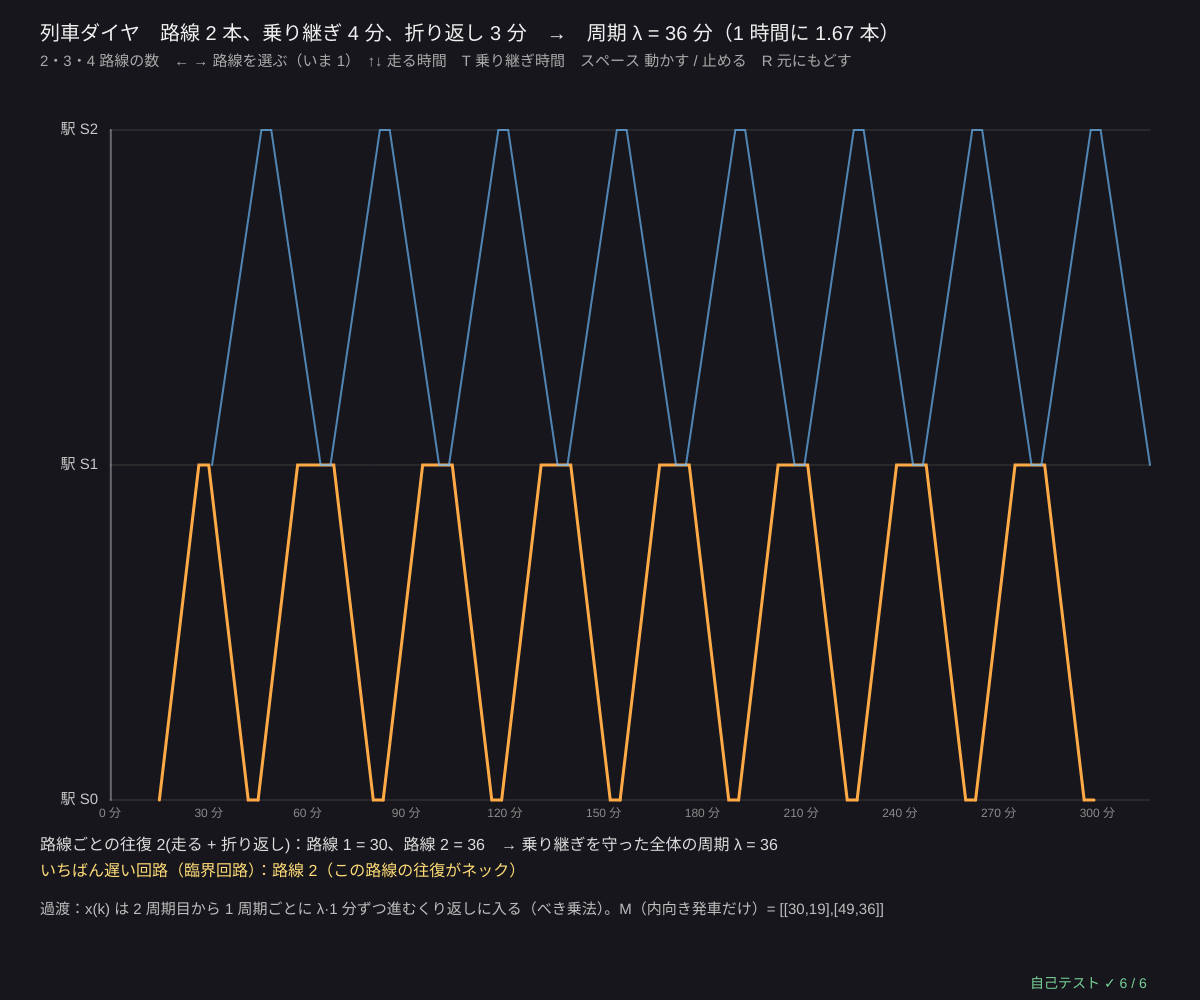
Frame 1 (no input)
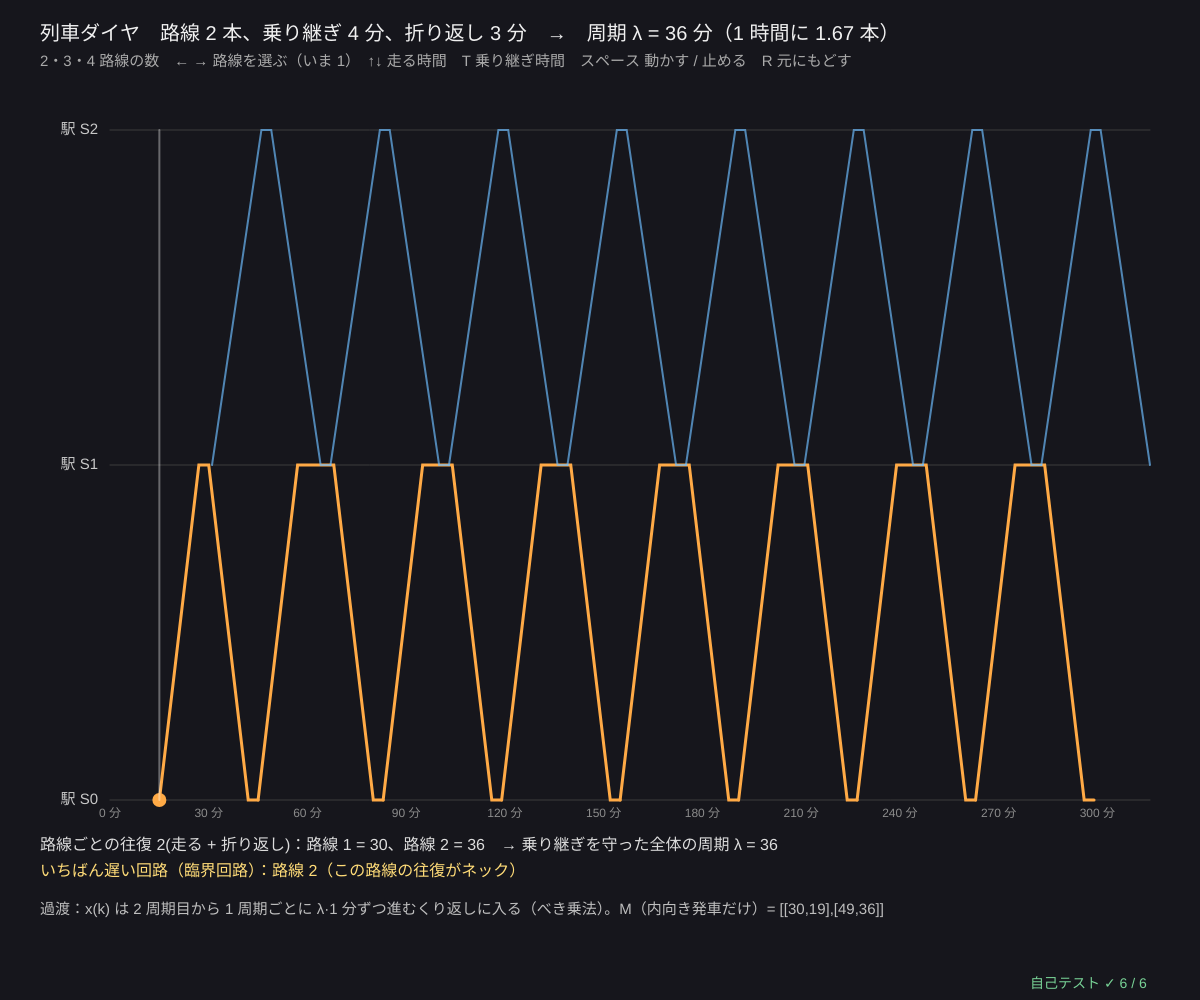
Frame 60 (no input)
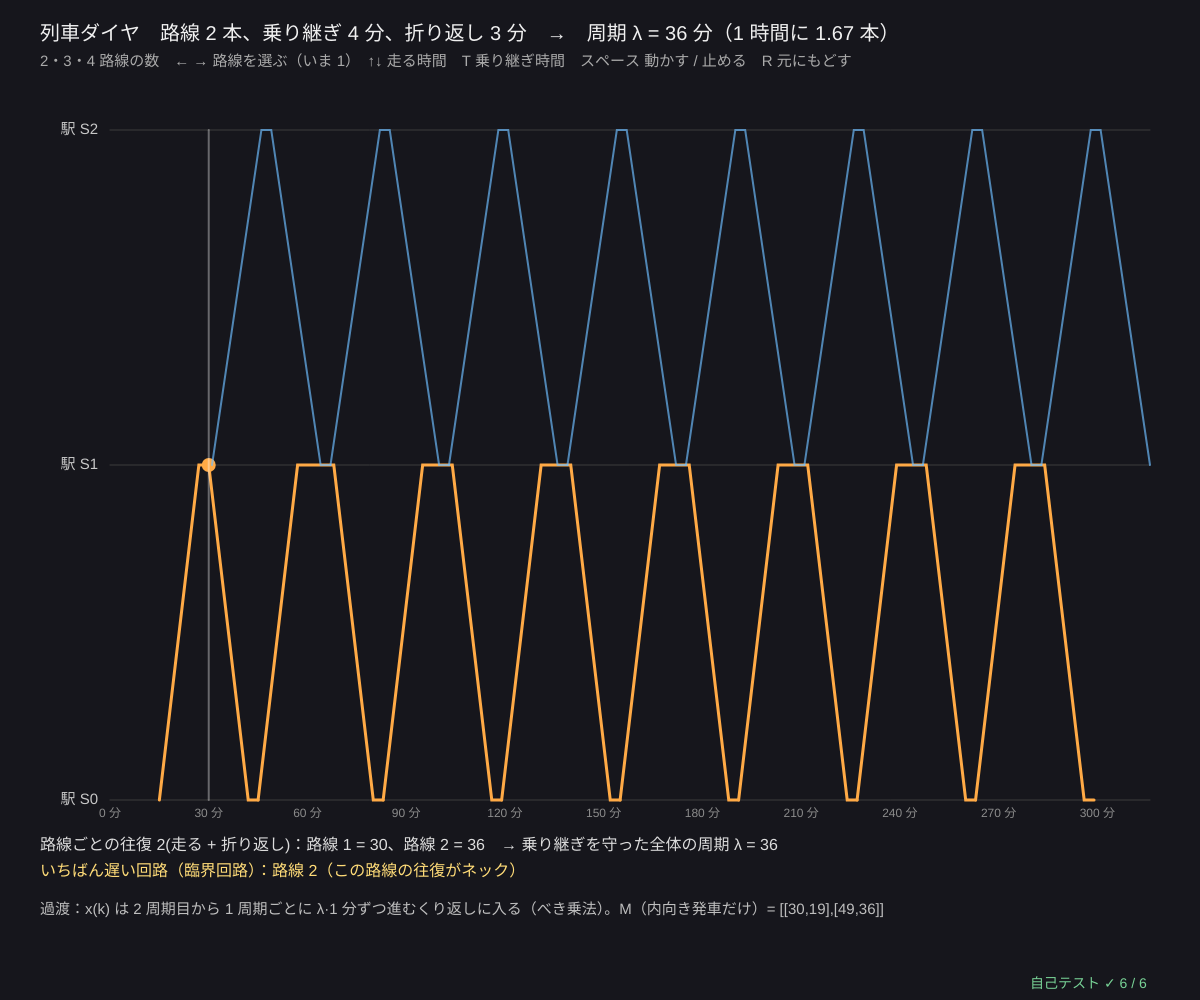
Frame 120 (the mouse pressed at the canvas centre since frame 60)

The p5.js sketch that drew these frames (run headless with seeded random() and noise() and a simulated clock; from frame 60 on, the mouse is pressed at the canvas centre):

// p5.js sketch
// ── sketch.js
// ============================================
// 06 列車ダイヤ ─ 発車時刻は「全部の条件がそろったら」= max、走る時間 = +。だから x(k) = M ⊗ x(k−1)
// 駅 S0 − S1 − S2 … を、路線 l の列車（1 編成）が S_l ⇔ S_{l+1} を往復する。S_{l+1} で隣の路線と乗り継ぎを守る
//   同じ周期 k の中の条件 A0、前の周期からの条件 A1 → x(k) = A0 ⊗ x(k) ⊕ A1 ⊗ x(k−1) → x(k) = A0* ⊗ A1 ⊗ x(k−1)
//   全体の周期 λ = M の固有値（カープのアルゴリズム）。乗り継ぎを守ると、路線ごとの往復時間より長くなることがある
// 2・3・4 路線の数 / ← → 路線を選ぶ / ↑↓ 走る時間 / T 乗り継ぎ時間 / スペース 列車を動かす / R 元にもどす
// ============================================

let nLines = 2, runT = [12, 15, 10, 14], sel = 0, transfer = 4;   // ★ 路線ごとの走る時間（分）と乗り継ぎ時間
const TURN = 3;                        // ★ 折り返しの時間（分）
const K_SHOW = 8;                      // 図に描く周期の数
let tt = null, playing = true, tNow = 0;

function setup() { createCanvas(windowWidth, windowHeight); textWrap(CHAR); selfTest(); rebuild(); }
// ★ 条件を行列に。f_l = 2l（S_l を外向きに発車）、b_l = 2l + 1（S_{l+1} を内向きに発車）
function buildSystem(L, run, tr) {
  let n = 2 * L, A0 = mpMat(n, n), A1 = mpMat(n, n);
  for (let l = 0; l < L; l++) {
    A0[2 * l + 1][2 * l] = run[l] + TURN;                                // 着いて折り返したら戻る
    A1[2 * l][2 * l + 1] = run[l] + TURN;                                // 戻って折り返したら次の周期
    if (l + 1 < L) {
      A0[2 * (l + 1)][2 * l] = run[l] + tr;                              // 外向き：内側の列車が着いてから乗り継いで発車
      A1[2 * l + 1][2 * (l + 1) + 1] = run[l + 1] + tr;                  // 内向き：外側の列車（前の周期）が着いてから発車
    }
  }
  let M = mpMatMul(mpStar(A0).star, A1), bIdx = Array.from({ length: L }, (_, l) => 2 * l + 1);
  let My = bIdx.map((i) => bIdx.map((j) => M[i][j]));                     // トークンのある事象（内向き発車）だけの行列
  return { A0, A1, M, My, n };
}
function timetable(sys, K) {           // x(1) … x(K)。x(0) = 0（はじめに全列車が外側の駅で待っている）
  let xs = [new Array(sys.n).fill(0)];
  for (let k = 1; k <= K; k++) xs.push(mpMatVec(sys.M, xs[k - 1]));
  return xs;
}
function rebuild() {
  let sys = buildSystem(nLines, runT, transfer), lam = karp(sys.My), pp = powerPeriod(sys.My, new Array(nLines).fill(0), 200, 12);
  tt = { sys, lam, xs: timetable(sys, K_SHOW + 1), pp, ci: criticalInfo(sys.My, lam) };
}

function draw() {
  background(22, 22, 28);
  let L = nLines, xs = tt.xs, tMax = Math.max(...xs[K_SHOW]) + Math.max(...runT), g = { x: 110, y: 130, w: width - 160, h: height - 330 };
  let sx = (t) => g.x + (t / tMax) * g.w, sy = (s) => g.y + g.h - (s / L) * g.h;
  let cols = [[255, 170, 70], [110, 190, 255], [150, 230, 160], [220, 150, 255]];
  if (playing) tNow = (tNow + 0.25) % tMax;
  // ---- 駅の線
  stroke(60); strokeWeight(1);
  for (let s = 0; s <= L; s++) line(g.x, sy(s), g.x + g.w, sy(s));
  noStroke(); fill(200); textSize(15); textAlign(RIGHT, CENTER);
  for (let s = 0; s <= L; s++) text('駅 S' + s, g.x - 12, sy(s));
  fill(140); textSize(12); textAlign(CENTER, TOP);
  for (let t = 0; t <= tMax; t += 30) text(t + ' 分', sx(t), g.y + g.h + 8);
  // ---- ダイヤ（時間 − 距離図）
  for (let l = 0; l < L; l++) {
    stroke(...cols[l], l === sel ? 255 : 170); strokeWeight(l === sel ? 3 : 2); noFill();
    for (let k = 1; k <= K_SHOW; k++) {
      let f = xs[k][2 * l], b = xs[k][2 * l + 1], fn = xs[k + 1][2 * l];
      beginShape(); vertex(sx(f), sy(l)); vertex(sx(f + runT[l]), sy(l + 1)); vertex(sx(b), sy(l + 1)); vertex(sx(b + runT[l]), sy(l)); vertex(sx(Math.min(fn, tMax)), sy(l)); endShape();
    }
    // 動く列車
    for (let k = 1; k <= K_SHOW; k++) {
      let f = xs[k][2 * l], b = xs[k][2 * l + 1], s = null;
      if (tNow >= f && tNow < f + runT[l]) s = l + (tNow - f) / runT[l];
      else if (tNow >= f + runT[l] && tNow < b) s = l + 1;
      else if (tNow >= b && tNow < b + runT[l]) s = l + 1 - (tNow - b) / runT[l];
      if (s !== null) { noStroke(); fill(...cols[l]); circle(sx(tNow), sy(s), 14); }
    }
  }
  stroke(255, 255, 255, 90); line(sx(tNow), g.y, sx(tNow), g.y + g.h);
  // ---- 文字
  textAlign(LEFT, BASELINE); noStroke(); fill(240); textSize(20);
  text('列車ダイヤ　路線 ' + L + ' 本、乗り継ぎ ' + transfer + ' 分、折り返し ' + TURN + ' 分　→　周期 λ = ' + mpFmt(tt.lam, 2) + ' 分（1 時間に ' + (60 / tt.lam).toFixed(2) + ' 本）', 40, 40);
  fill(170); textSize(15); text('2・3・4 路線の数　← → 路線を選ぶ（いま ' + (sel + 1) + '）　↑↓ 走る時間　T 乗り継ぎ時間　スペース 動かす / 止める　R 元にもどす', 40, 66);
  let y0 = g.y + g.h + 50;
  fill(220); textSize(16);
  text('路線ごとの往復 2(走る + 折り返し)：' + runT.slice(0, L).map((r, l) => '路線 ' + (l + 1) + ' = ' + 2 * (r + TURN)).join('、') + '　→ 乗り継ぎを守った全体の周期 λ = ' + mpFmt(tt.lam, 2), 40, y0);
  let cyc = allCycles(tt.sys.My).reduce((m, c) => (c.mean > m.mean ? c : m), { mean: NEG_INF, nodes: [] });
  fill(255, 220, 120);
  text('いちばん遅い回路（臨界回路）：' + cyc.nodes.map((v) => '路線 ' + (v + 1)).join(' → ') + (cyc.nodes.length > 1 ? '（乗り継ぎでつながった ' + cyc.nodes.length + ' 本が足を引っぱる）' : '（この路線の往復がネック）'), 40, y0 + 26);
  fill(190); textSize(15);
  text('過渡：x(k) は ' + tt.pp.k0 + ' 周期目から ' + tt.pp.c + ' 周期ごとに λ·' + tt.pp.c + ' 分ずつ進むくり返しに入る（べき乗法）。M（内向き発車だけ）= ' + JSON.stringify(tt.sys.My.map((r) => r.map((v) => mpFmt(v)))).replace(/"/g, ''), 40, y0 + 52, width - 80);
  drawSelfTest(width - 170, height - 12);
}

function keyPressed() {
  for (let k = 2; k <= 4; k++) if (key === String(k)) { nLines = k; sel = Math.min(sel, k - 1); }
  if (key === LEFT_ARROW) sel = (sel + nLines - 1) % nLines;
  if (key === RIGHT_ARROW) sel = (sel + 1) % nLines;
  if (key === UP_ARROW) runT[sel] = Math.min(30, runT[sel] + 1);
  if (key === DOWN_ARROW) runT[sel] = Math.max(4, runT[sel] - 1);
  if (key === 't' || key === 'T') transfer = (transfer + 2) % 14;
  if (key === ' ') playing = !playing;
  if (key === 'r' || key === 'R') { runT = [12, 15, 10, 14]; transfer = 4; nLines = 2; sel = 0; }
  rebuild();
  return false;
}

// ---- 自己テスト
function directTimetable(L, run, tr, K) {   // 答え合わせ：行列を使わず、条件を 1 つずつ max でたどる
  let F = [], B = [];
  for (let k = 0; k <= K; k++) {
    F.push([]); B.push([]);
    for (let l = 0; l < L; l++) F[k][l] = k === 0 ? 0 : B[k - 1][l] + run[l] + TURN;
    for (let l = 1; l < L; l++) if (k > 0) F[k][l] = Math.max(F[k][l], F[k][l - 1] + run[l - 1] + tr);
    for (let l = L - 1; l >= 0; l--) {
      B[k][l] = k === 0 ? 0 : F[k][l] + run[l] + TURN;
      if (k > 0 && l + 1 < L) B[k][l] = Math.max(B[k][l], B[k - 1][l + 1] + run[l + 1] + tr);
    }
  }
  return { F, B };
}
function selfTest() {
  selfTestResults = [];
  seedRng(6);
  let okIrr = true, okK = true, okNil = true, okD = true, okP = true, okN = true;
  for (let t = 0; t < 24; t++) {
    let L = 2 + (t % 3), run = [0, 1, 2, 3].map(() => rndInt(5, 25)), tr = rndInt(0, 12), sys = buildSystem(L, run, tr);
    if (!isIrreducible(sys.My)) okIrr = false;
    let lam = karp(sys.My); if (Math.abs(lam - bruteMaxMean(sys.My)) > 1e-9) okK = false;
    if (mpStar(sys.A0).positive || mpPow(sys.A0, sys.n).flat().some((v) => v !== NEG_INF)) okNil = false;
    let xs = timetable(sys, 30), d = directTimetable(L, run, tr, 30);
    for (let k = 1; k <= 30; k++) for (let l = 0; l < L; l++) if (xs[k][2 * l] !== d.F[k][l] || xs[k][2 * l + 1] !== d.B[k][l]) okD = false;
    let pp = powerPeriod(sys.My, new Array(L).fill(0), 300, 12);
    if (!(pp.c > 0 && Math.abs(pp.lam - lam) < 1e-9)) okP = false;
    if (!noNaN(xs)) okN = false;
  }
  check('M（内向き発車どうし）は強連結（既約）：2〜4 路線のランダムな 24 例', okIrr);
  check('カープの λ = 全部の回路の平均の最大（総当たり）', okK);
  check('同じ周期の条件 A0 には回路がない（A0^{⊗n} = ε 行列、A0* が有限）', okNil);
  check('行列の漸化式 x(k) = A0* ⊗ A1 ⊗ x(k−1) = 条件を 1 つずつたどった時刻表（30 周期）', okD);
  check('べき乗法：やがて x(k + c) = x(k) + c·λ（傾き = カープの λ）', okP);
  let s0 = buildSystem(2, [12, 15], 4);
  check('はじめの例：λ = 36（路線 2 の往復 2·(15 + 3)）、乗り継ぎ 8 分なら λ = 12 + 15 + 3 + 8 = 38', karp(s0.My) === 36 && karp(buildSystem(2, [12, 15], 8).My) === 38 && okN);
  reportSelfTest();
}

// ---------- やってみよう ----------
// 1. T で乗り継ぎ時間を長くしていくと、どこで λ が路線ごとの往復より長くなる？ 臨界回路の表示も見よう
// 2. 路線 1 の走る時間を ↑ で長くすると、路線 2 のダイヤ（青）はどう変わる？（待ち = 水平の線）
// 3. 4 路線にして、まん中の路線だけ遅くすると？ 遅れはどこまで広がる？（10 で詳しく）
// 4. λ が決まると「1 時間に何本」が決まる。60 / λ を計算してみよう
// 5. TURN（折り返し時間）を 0 にすると、λ はいくつ減る？

// ==================================================
// ここから下は「マックスプラスの道具」（中身は読まなくても OK。消さないでね）
// ==================================================
// ---- マックスプラスの数：ε = −∞（「ゼロ」= 起きない・制約なし）、e = 0（「いち」= 待ち時間なし）
const NEG_INF = -Infinity;
function mpAdd(a, b) { return a >= b ? a : b; }                                   // a ⊕ b = max(a, b)
function mpMul(a, b) { return a === NEG_INF || b === NEG_INF ? NEG_INF : a + b; }  // a ⊗ b = a + b（ε があれば ε。−∞ + ∞ を作らない）
function mpFmt(v, d) {                                                             // ε を「ε」と表示（−Infinity を見せない）
  if (v === NEG_INF) return 'ε';
  if (v === Infinity) return '+∞';
  if (typeof v !== 'number' || v !== v) return '?';
  let s = (+v.toFixed(d === undefined ? 1 : d)).toString();
  return s === '-0' ? '0' : s;
}
// ---- マックスプラス行列（配列の配列）。(A ⊗ B)_ij = max_k (a_ik + b_kj)
function mpMat(n, m, v) { return Array.from({ length: n }, () => new Array(m).fill(v === undefined ? NEG_INF : v)); }
function mpEye(n) { let I = mpMat(n, n); for (let i = 0; i < n; i++) I[i][i] = 0; return I; }      // 単位行列 E（対角 e = 0、他は ε）
function mpMatMul(A, B) {
  let n = A.length, m = B[0].length, q = B.length, C = mpMat(n, m);
  for (let i = 0; i < n; i++) for (let k = 0; k < q; k++) {
    let a = A[i][k]; if (a === NEG_INF) continue;
    for (let j = 0; j < m; j++) { let b = B[k][j]; if (b !== NEG_INF && a + b > C[i][j]) C[i][j] = a + b; }
  }
  return C;
}
function mpMatAdd(A, B) { return A.map((r, i) => r.map((v, j) => mpAdd(v, B[i][j]))); }
function mpMatVec(A, x) { return A.map((r) => { let s = NEG_INF; for (let j = 0; j < r.length; j++) s = mpAdd(s, mpMul(r[j], x[j])); return s; }); }
function mpPow(A, k) { let P = mpEye(A.length); for (let t = 0; t < k; t++) P = mpMatMul(P, A); return P; }
// A* = E ⊕ A ⊕ A² ⊕ … ⊕ A^(n−1)。正の回路があると A* は発散する → positive = true（tol は計算誤差のゆとり）
function mpStar(A, tol) {
  let n = A.length, St = mpMatAdd(mpEye(n), A), P = A, plus = A.map((r) => r.slice());
  for (let k = 2; k <= n; k++) { P = mpMatMul(P, A); plus = mpMatAdd(plus, P); if (k < n) St = mpMatAdd(St, P); }
  let positive = false; for (let i = 0; i < n; i++) if (plus[i][i] > (tol === undefined ? 1e-9 : tol)) positive = true;
  return { star: St, positive };
}
// 残余（いちばん大きい劣解）：A ⊗ x ≤ b を満たす最大の x。x_j = min_i (b_i − a_ij)（a_ij = ε の行は制約なし）
function mpResid(A, b) {
  let m = A[0].length, x = new Array(m).fill(Infinity);
  for (let j = 0; j < m; j++) for (let i = 0; i < A.length; i++) {
    if (A[i][j] === NEG_INF) continue;
    let v = b[i] === NEG_INF ? NEG_INF : b[i] - A[i][j];
    if (v < x[j]) x[j] = v;
  }
  return x;                            // どの行にも関係しない列は +∞（いくら遅くてもよい）
}
function mpVecLeq(u, v, tol) { return u.every((a, i) => a === NEG_INF || a <= v[i] + (tol || 1e-9)); }
function mpVecEq(u, v, tol) { return u.every((a, i) => (a === NEG_INF && v[i] === NEG_INF) || (a !== NEG_INF && v[i] !== NEG_INF && Math.abs(a - v[i]) <= (tol || 1e-9))); }
// ---- 固有値・臨界グラフ・周期（約束：a_ij = 「j が起きてから i が起きるまで」= 辺 j → i の重み、x(k+1) = A ⊗ x(k)）
// カープのアルゴリズム：D_k(v) = ちょうど k 本の辺で v に着く最大重み。λ = max_v min_k (D_n(v) − D_k(v)) / (n − k)
function karp(A) {
  let n = A.length, D = [new Array(n).fill(0)];
  for (let k = 1; k <= n; k++) D.push(mpMatVec(A, D[k - 1]));
  let lam = NEG_INF;
  for (let v = 0; v < n; v++) {
    if (D[n][v] === NEG_INF) continue;
    let m = Infinity;
    for (let k = 0; k < n; k++) if (D[k][v] !== NEG_INF) m = Math.min(m, (D[n][v] - D[k][v]) / (n - k));
    if (m < Infinity) lam = Math.max(lam, m);
  }
  return lam;
}
// 全部の単純な回路（小さいグラフ用の答え合わせ）。nodes は辺の向きの順
function allCycles(A) {
  let n = A.length, out = [];
  let dfs = (s, v, path, w) => {
    for (let u = s; u < n; u++) {
      if (A[u][v] === NEG_INF) continue;
      if (u === s) out.push({ nodes: path.slice(), w: w + A[u][v], mean: (w + A[u][v]) / path.length });
      else if (!path.includes(u)) dfs(s, u, path.concat([u]), w + A[u][v]);
    }
  };
  for (let s = 0; s < n; s++) dfs(s, s, [s], 0);
  return out;
}
function bruteMaxMean(A) { return allCycles(A).reduce((m, c) => Math.max(m, c.mean), NEG_INF); }
function isIrreducible(A) {            // どのノードからどのノードへも行ける（強連結）
  let n = A.length, reach = (fwd) => { let seen = [0], st = [0]; while (st.length) { let v = st.pop(); for (let u = 0; u < n; u++) if ((fwd ? A[u][v] : A[v][u]) !== NEG_INF && !seen.includes(u)) { seen.push(u); st.push(u); } } return seen.length === n; };
  return n > 0 && reach(true) && reach(false);
}
function mpShift(A, lam) { return A.map((r) => r.map((v) => (v === NEG_INF ? NEG_INF : v - lam))); }   // A − λ
// 臨界グラフ：平均 λ の回路にのる辺とノード。固有ベクトル v = (A − λ)* の臨界ノード c の列
function criticalInfo(A, lam) {
  let n = A.length, B = mpShift(A, lam), Bs = mpStar(B, 1e-7).star, tol = 1e-7, nodes = [], arcs = [];
  for (let i = 0; i < n; i++) for (let j = 0; j < n; j++) if (B[i][j] !== NEG_INF && Bs[j][i] !== NEG_INF && Math.abs(B[i][j] + Bs[j][i]) < tol) arcs.push([j, i]);
  for (let [j, i] of arcs) { if (!nodes.includes(j)) nodes.push(j); if (!nodes.includes(i)) nodes.push(i); }
  nodes.sort((a, b) => a - b);
  let vec = null;
  if (nodes.length) { let c = nodes[0]; vec = Bs.map((r) => r[c]); let mx = Math.max(...vec); vec = vec.map((v) => (v === NEG_INF ? NEG_INF : v - mx)); }
  return { nodes, arcs, vec, star: Bs };
}
// べき乗法：x(k+1) = A ⊗ x(k) を回し、はじめて x(k0 + c) = c·λ ⊗ x(k0) になる (k0, c) を探す
function powerPeriod(A, x0, kmax, cmax) {
  let xs = [x0.slice()];
  for (let k = 1; k <= kmax; k++) {
    xs.push(mpMatVec(A, xs[k - 1]));
    for (let c = 1; c <= Math.min(k, cmax || 12); c++) {
      let a = xs[k], b = xs[k - c], d = null, ok = true;
      for (let i = 0; i < a.length && ok; i++) {
        if (a[i] === NEG_INF || b[i] === NEG_INF) { ok = a[i] === b[i]; continue; }
        let di = a[i] - b[i]; if (d === null) d = di; else if (Math.abs(di - d) > 1e-9) ok = false;
      }
      if (ok && d !== null) return { k0: k - c, c, lam: d / c, xs };
    }
  }
  return { k0: -1, c: 0, lam: NaN, xs };
}
// ---- 種つきの乱数（同じ種なら毎回同じ列）
let rngState = 1;
function seedRng(s) { rngState = (s >>> 0) || 1; }
function rnd() {                       // 0〜1 の一様乱数（mulberry32）
  rngState = (rngState + 0x6d2b79f5) >>> 0;
  let t = rngState;
  t = Math.imul(t ^ (t >>> 15), t | 1);
  t ^= t + Math.imul(t ^ (t >>> 7), t | 61);
  return ((t ^ (t >>> 14)) >>> 0) / 4294967296;
}
function rndInt(a, b) { return a + Math.floor(rnd() * (b - a + 1)); }
// ---- 自己テストの道具
let selfTestResults = [];
function check(name, cond) { selfTestResults.push({ name, ok: !!cond }); }
function near(a, b, tol) { return a !== null && a !== undefined && isFinite(a) && Math.abs(a - b) <= (tol === undefined ? 1e-9 : tol); }
function noNaN(v) { return Array.isArray(v) ? v.every(noNaN) : !(typeof v === 'number' && v !== v); }
function reportSelfTest() { for (let r of selfTestResults) (r.ok ? console.log : console.error)((r.ok ? '✓ ' : '✗ ') + r.name); }
function selfTestLine() { let n = selfTestResults.filter((r) => r.ok).length; return '自己テスト ' + (n === selfTestResults.length ? '✓ ' : '✗ ') + n + ' / ' + selfTestResults.length; }
function drawSelfTest(x, y) { noStroke(); fill(selfTestResults.every((r) => r.ok) ? color(120, 210, 150) : color(255, 90, 90)); textSize(14); textAlign(LEFT, BASELINE); text(selfTestLine(), x, y); }
